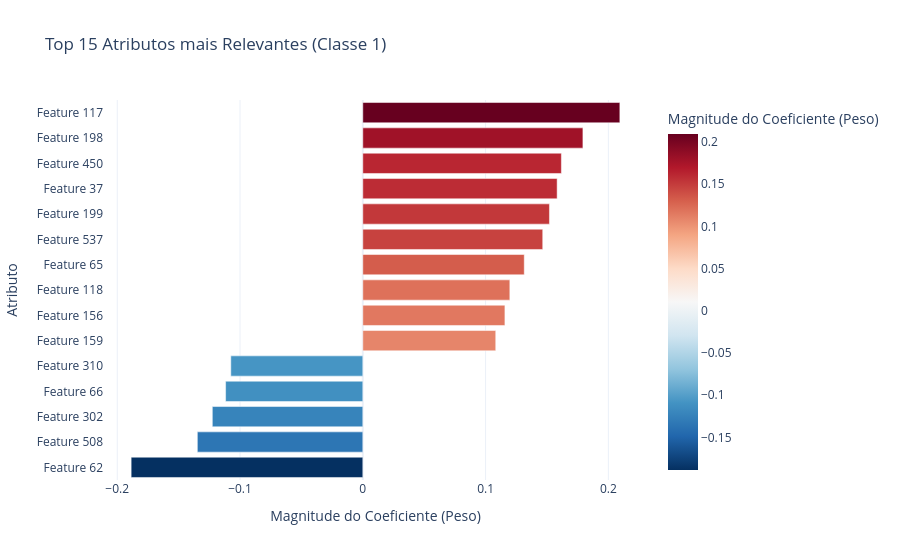

The cell this chart's notebook holds for it:
### Code cell
# 4. Plot das Features Mais Importantes para a Classe 1 (ex: Caminhada)
fig_feats = lr.plot_top_features_importance(best_model, top_n=15, class_index=0)
fig_feats.show()

### Figure 1 — Plotly figure (JSON) as saved in the notebook; plotly's stock layout.template omitted (floating-point values rounded to 4 significant figures)
{"data": [{"hovertemplate": "Magnitude do Coeficiente (Peso)=%{marker.color}<br>Atributo=%{y}<extra></extra>", "legendgroup": "", "marker": {"color": [0.2094, -0.1887, 0.1793, 0.1617, 0.1583, 0.152, 0.1465, -0.1348, 0.1315, -0.1226, 0.1197, 0.1157, -0.1118, 0.1083, -0.1075], "coloraxis": "coloraxis", "pattern": {"shape": ""}}, "name": "", "orientation": "h", "showlegend": false, "textposition": "auto", "type": "bar", "x": [0.2094, -0.1887, 0.1793, 0.1617, 0.1583, 0.152, 0.1465, -0.1348, 0.1315, -0.1226, 0.1197, 0.1157, -0.1118, 0.1083, -0.1075], "xaxis": "x", "y": ["Feature 117", "Feature 62", "Feature 198", "Feature 450", "Feature 37", "Feature 199", "Feature 537", "Feature 508", "Feature 65", "Feature 302", "Feature 118", "Feature 156", "Feature 66", "Feature 159", "Feature 310"], "yaxis": "y"}], "layout": {"barmode": "relative", "coloraxis": {"autocolorscale": false, "colorbar": {"title": {"text": "Magnitude do Coeficiente (Peso)"}}, "colorscale": [[0, "rgb(5,48,97)"], [0.1, "rgb(33,102,172)"], [0.2, "rgb(67,147,195)"], [0.3, "rgb(146,197,222)"], [0.4, "rgb(209,229,240)"], [0.5, "rgb(247,247,247)"], [0.6, "rgb(253,219,199)"], [0.7, "rgb(244,165,130)"], [0.8, "rgb(214,96,77)"], [0.9, "rgb(178,24,43)"], [1, "rgb(103,0,31)"]]}, "legend": {"tracegroupgap": 0}, "title": {"text": "Top 15 Atributos mais Relevantes (Classe 1)"}, "xaxis": {"anchor": "y", "domain": [0, 1], "title": {"text": "Magnitude do Coeficiente (Peso)"}}, "yaxis": {"anchor": "x", "categoryorder": "total ascending", "domain": [0, 1], "title": {"text": "Atributo"}}}}
